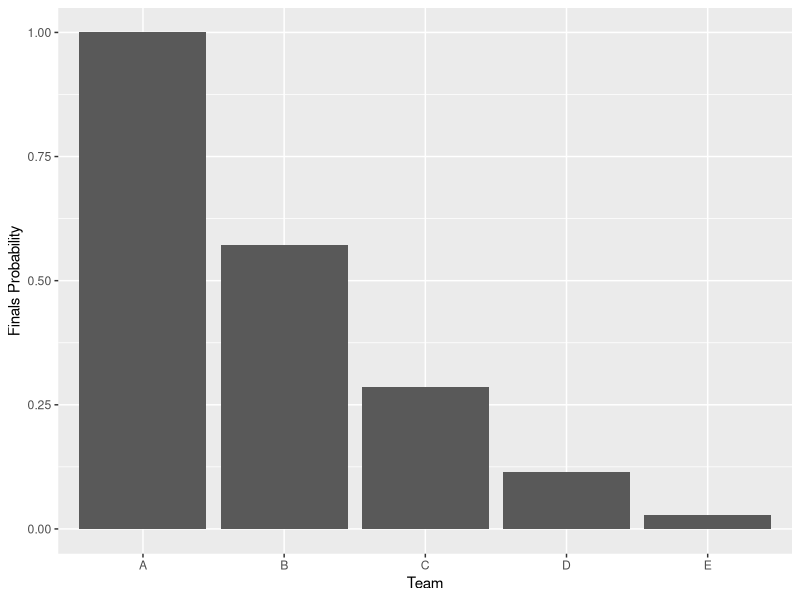

The R script that drew this image: (Note: a time limit stopped this script after it produced the figure.)
## ---- chunk 1
library(tidyverse)
## ---- chunk 2
  n <- 100000
  n_triangles <- 0
  
  set.seed(740)
  for (i in 1:n){
    breaks <- runif(2)
    
    L1 <- min(breaks)
    L2 <- max(breaks) - min(breaks)
    L3 = 1 - max(breaks)
    
    if(L1 + L2 > L3 & L1 + L3 > L2 & L2 + L3 > L1){
      n_triangles <- n_triangles + 1
    }
  }

n_triangles / n

## ---- chunk 3
n <- 1000000
finals <- character(2 * n)
teams <- LETTERS[1:8]

set.seed(740)
for (i in 1:n){
  order <- sample(teams)
  
  top_side <- order[1:4]
  bot_side <- order[5:8]
  
  t1 = min(top_side)
  t2 = min(bot_side)
  
  finals[2 * i - 1] <- t1
  finals[2 * i] <- t2
}

prob <- as.data.frame(table(finals)) |>
  mutate(prob = Freq / n)

prob |>
  ggplot() + 
  aes(x = finals, y = prob) +
  geom_bar(stat = "identity") +
  labs(x = "Team",
       y = "Finals Probability")
## ---- chunk 4
n <- 1:1000
nsim <- 5000
prob <- c()

set.seed(740)
for (i in n) {
  success <- 0
  for (j in 1:nsim){
    flips <- rbinom(i, 1, 0.5)
    lr <- max(rle(flips)$lengths)
    if (lr >= log(i)) {
      success <- success + 1
    }
  }
  prob[i] <- success / nsim
}

viz <- data.frame(n = n, prob = prob)

viz |>
  ggplot(aes(x = n, y = prob)) +
  geom_line() + 
  labs(x = "n",
       y = "Probability")
